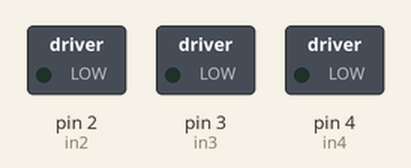
Simulated run of this sketch. Board: Arduino Uno, built with avr-gcc and run on an emulated ATmega328P. Shown: switched loads named in the sketch (green lamp = pin HIGH).

Above: at 0.5 s.
At 6.5 s:
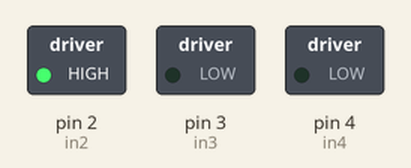
At 17.5 s:
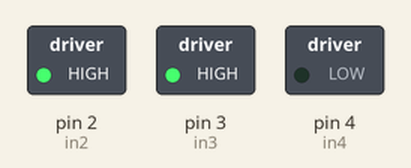
At 23.5 s:
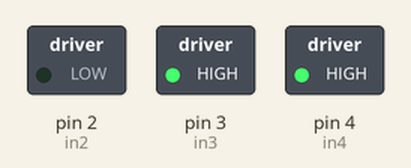
At 24.5 s:
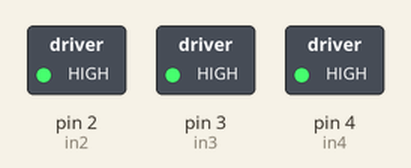
Timing chart, 0 to 29.9 s (numbered marks = the images above):
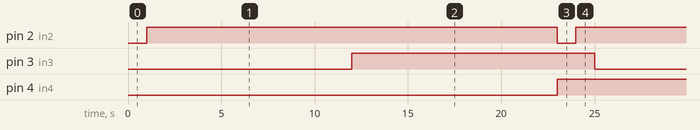

Measured:
- by itself, pin 2 (in2): alternates HIGH for 22.0 s and LOW for 1.0 s
- by itself, pin 3 (in3), pin 4 (in4): alternates HIGH for 13.0 s and LOW for 10.0 s

The sketch:

motor.ino
```cpp
const int in2 = 2;
const int in3 = 3;
const int in4 = 4;

void setup()
{
  pinMode(in2, OUTPUT);
  pinMode(in3, OUTPUT);
  pinMode(in4, OUTPUT);
}

void loop()
{
    digitalWrite(in2,LOW);//çalıştır motor 1
    delay(1000);//10sn bekle
    digitalWrite(in2, HIGH );//kapat

    delay(1000);//1 sn bekle

    digitalWrite(in3, LOW);//çalıştır motor 2
    delay(10000);//10sn bekle
    digitalWrite(in3,HIGH );//kapat

    delay(1000);//1 sn bekle

    digitalWrite(in4,LOW );//çalıştır motor 3
    delay(10000);//10sn bekle
    digitalWrite(in4,HIGH );//kapat

}
```
